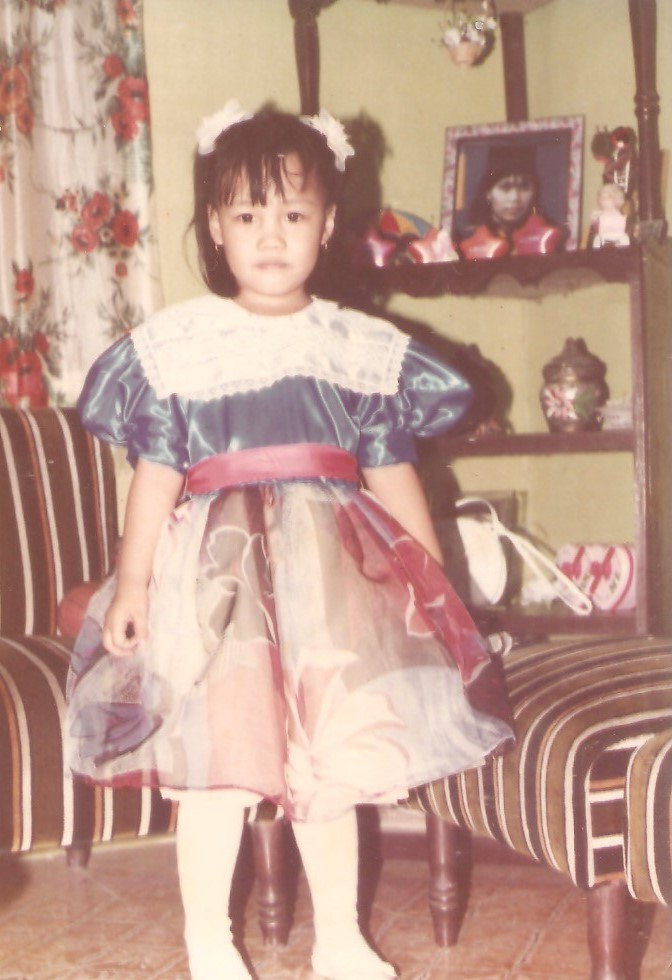
%> input picture Act6/old_im1.jpg, 672 x 980 px
$ octave AP186_A6.m   (GNU Octave 9; MATLAB toolbox functions it lacks are replaced by stand-ins)
%> lines starting %> are read from the running program, lines starting %| are printed output that depends on the picture
%% Load Image
old_im = imread('old_im1.jpg');
%> old_im is the input picture: size 980x672x3 uint8; mean R, G, B 191.1, 155.5, 141
old_imR = old_im(:,:,1); old_imR = double(old_imR);
old_imG = old_im(:,:,2); old_imG = double(old_imG);
old_imB = old_im(:,:,3); old_imB = double(old_imB);
%> after `old_imB = old_im(:,:,3)`:
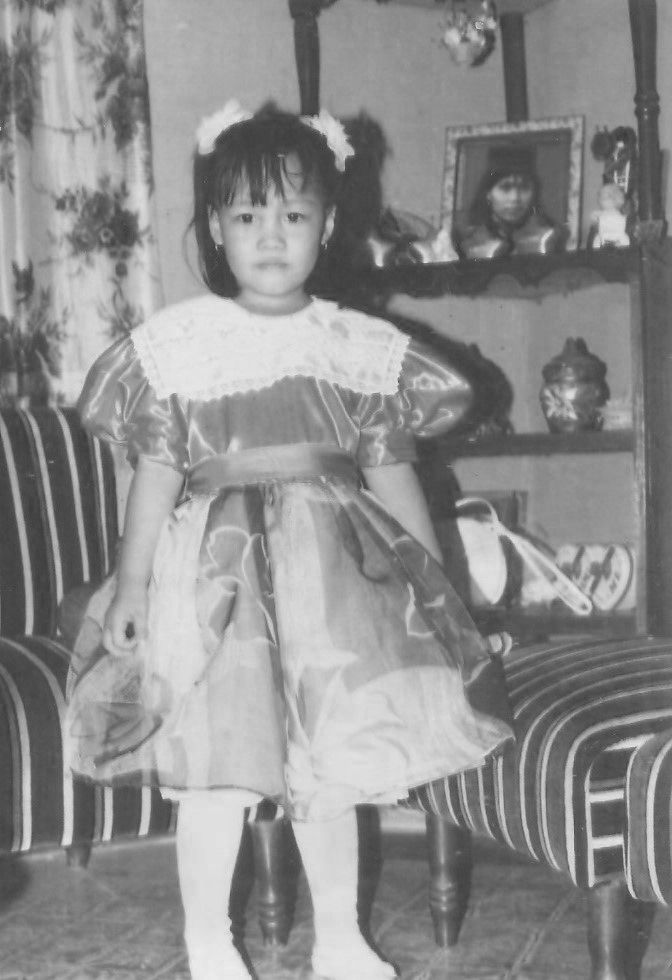
%> old_imB: size 980x672 uint8; min 58, max 237, mean 141

%% Contrast Stretching
min_R = min(old_imR,[],'all');
%> min_R = 104
min_G = min(old_imG,[],'all');
%> min_G = 64
min_B = min(old_imB,[],'all');
%> min_B = 58

max_R = max(old_imR,[],'all');
%> max_R = 255
max_G = max(old_imG,[],'all');
%> max_G = 251
max_B = max(old_imB,[],'all');
%> max_B = 237

st_R = (old_imR - min_R)/(max_R - min_R);
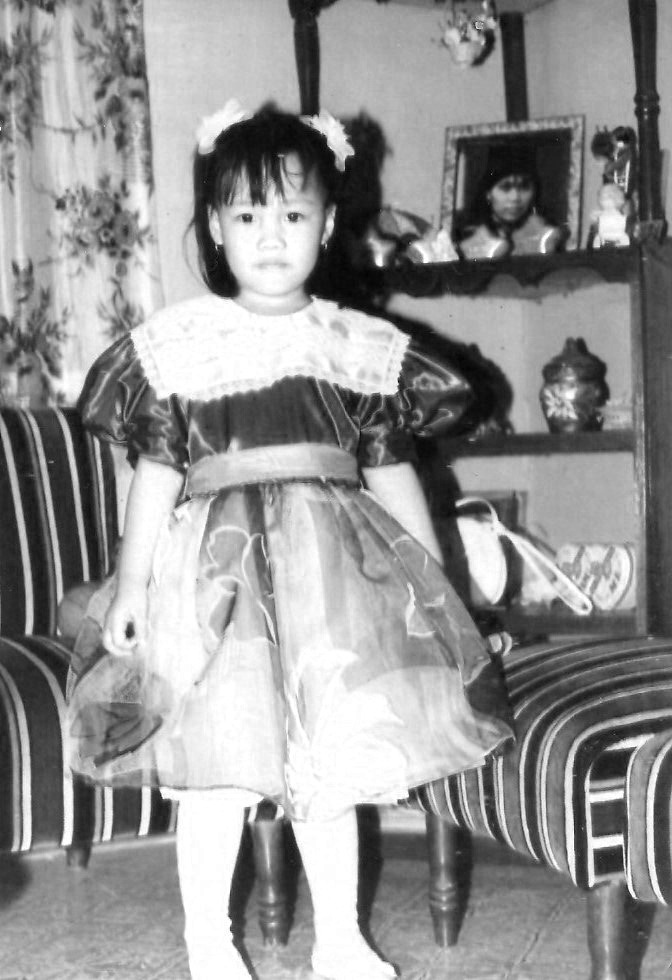
%> st_R: size 980x672 double; min 0, max 1, mean 0.577
st_G = (old_imG - min_G)/(max_G - min_G);
st_B = (old_imB - min_B)/(max_B - min_B);
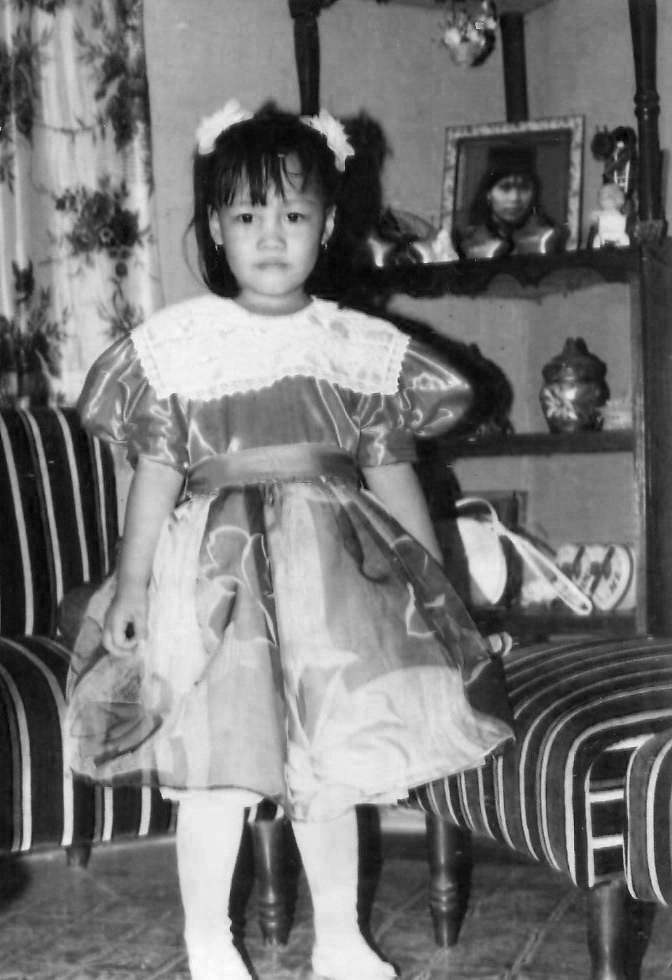
%> st_B: size 980x672 double; min 0, max 1, mean 0.464

st_im = cat(3,st_R,st_G,st_B);
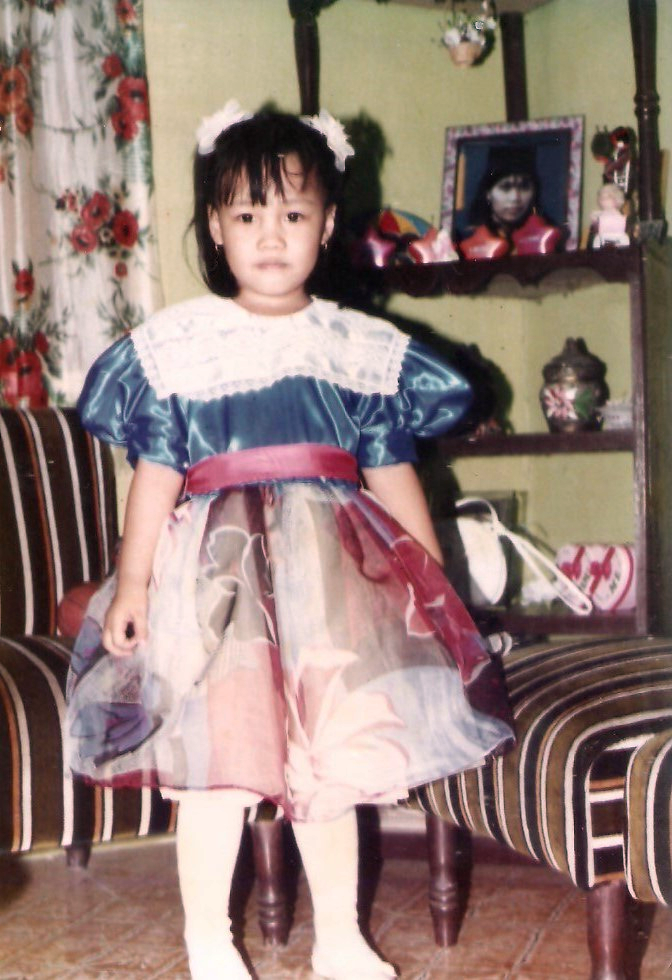
%> st_im: size 980x672x3 double; mean R, G, B 0.577, 0.489, 0.464
imshow(st_im);
%% Gray World Algorithm
gwR_ave = mean(mean(old_imR));
%> gwR_ave = 191.1
gwG_ave = mean(mean(old_imG));
%> gwG_ave = 155.5
gwB_ave = mean(mean(old_imB));
%> gwB_ave = 141
gw_ave = mean([gwR_ave gwG_ave gwB_ave]);
%> gw_ave = 162.5

gwR = old_imR/gwR_ave*gw_ave/255; %change to 127.5 if necessary
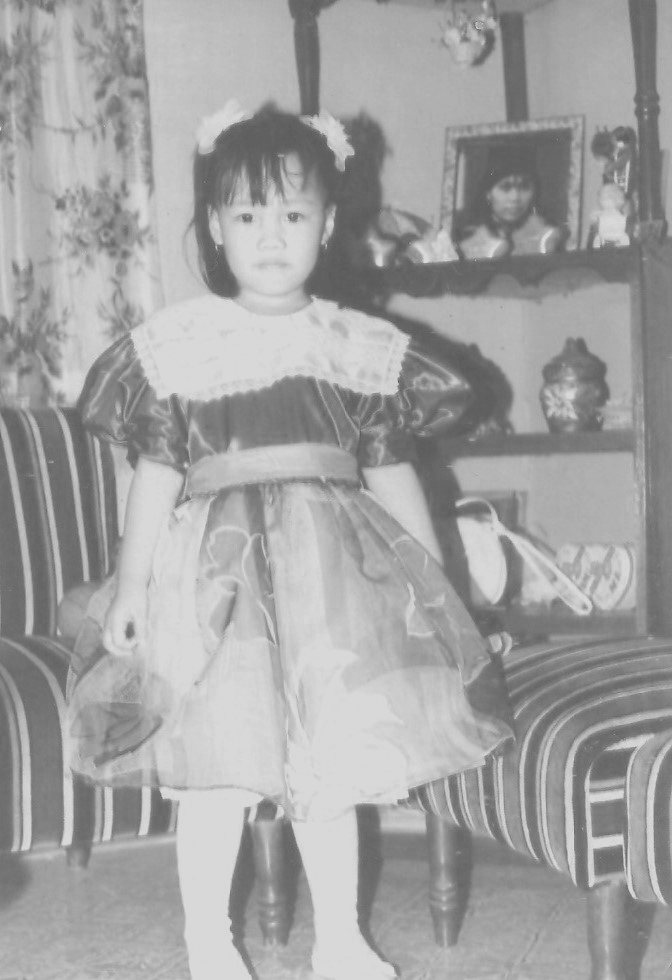
%> gwR: size 980x672 double; min 0.347, max 0.851, mean 0.637
gwG = old_imG/gwG_ave*gw_ave/255; %change to 127.5 if necessary
gwB = old_imB/gwB_ave*gw_ave/255; %change to 127.5 if necessary

gw_im = cat(3,gwR,gwG,gwB);
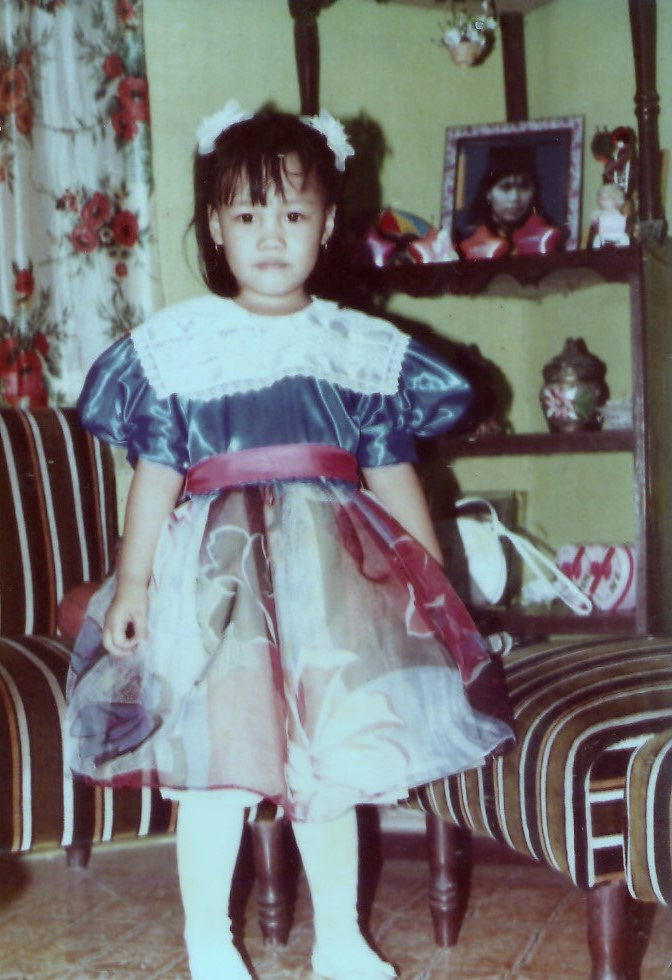
%> gw_im: size 980x672x3 double; mean R, G, B 0.637, 0.637, 0.637; drawn with min black and max white
imshow(gw_im);
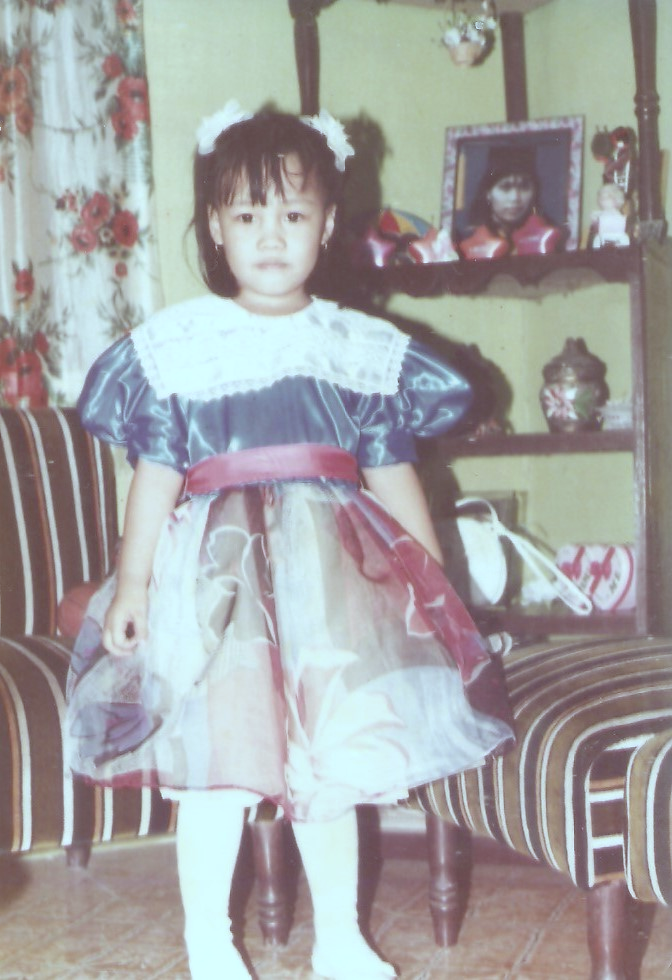
%> displayed picture: size 980x672x3, on the screen's scale of 0 to 255; mean R, G, B 162.5, 162.5, 162.4

%% White Patch Algorithm
%> (the run ends here)
